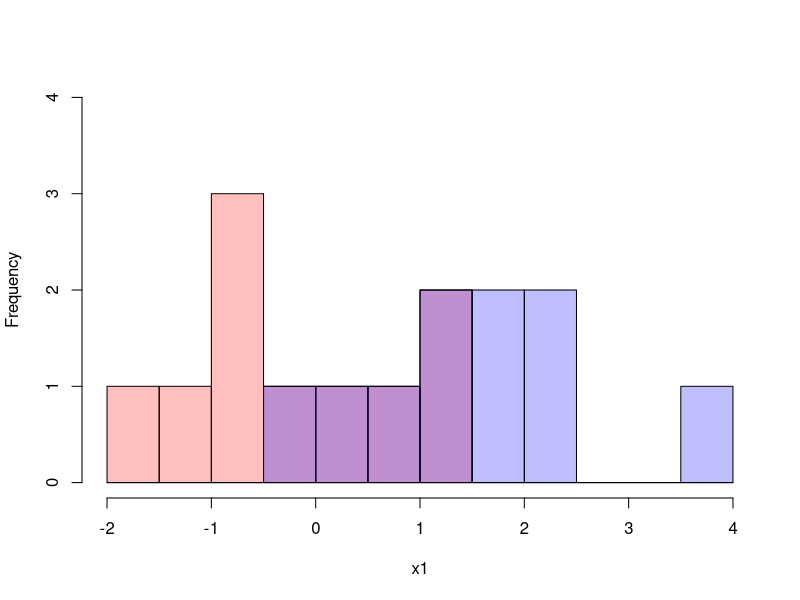
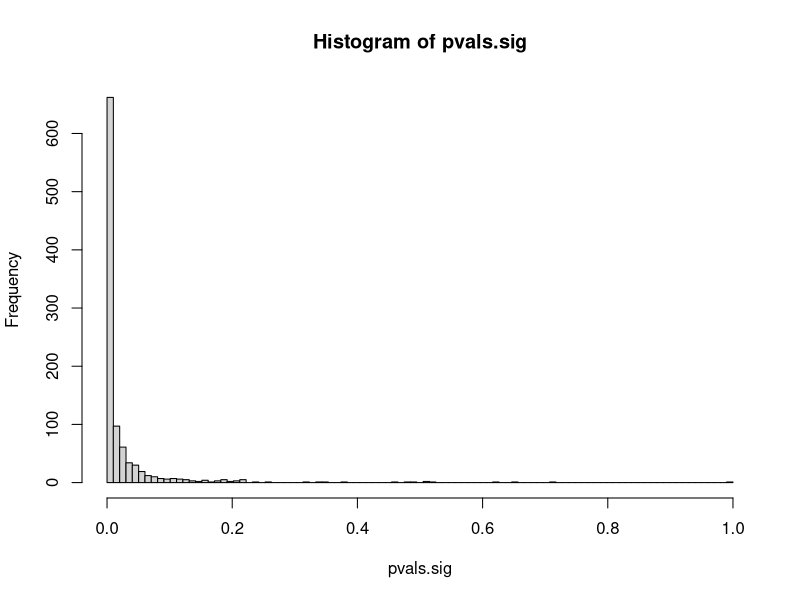
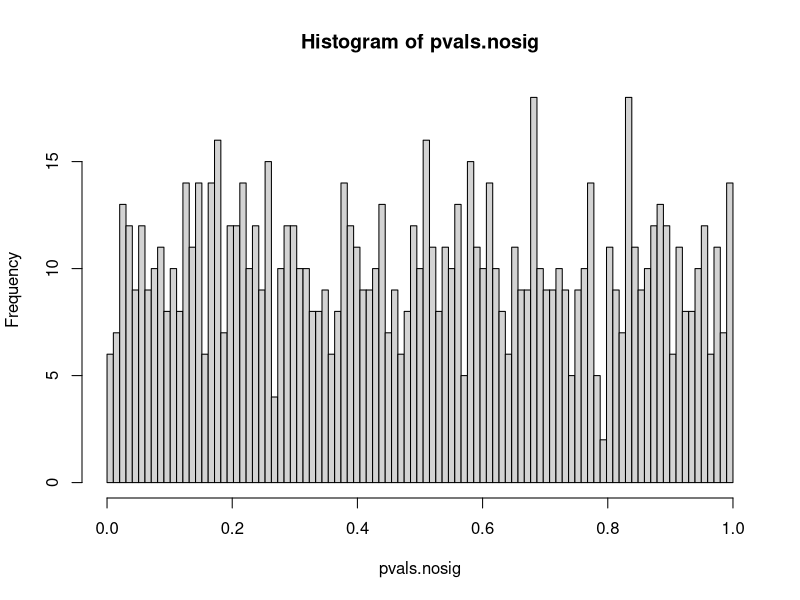
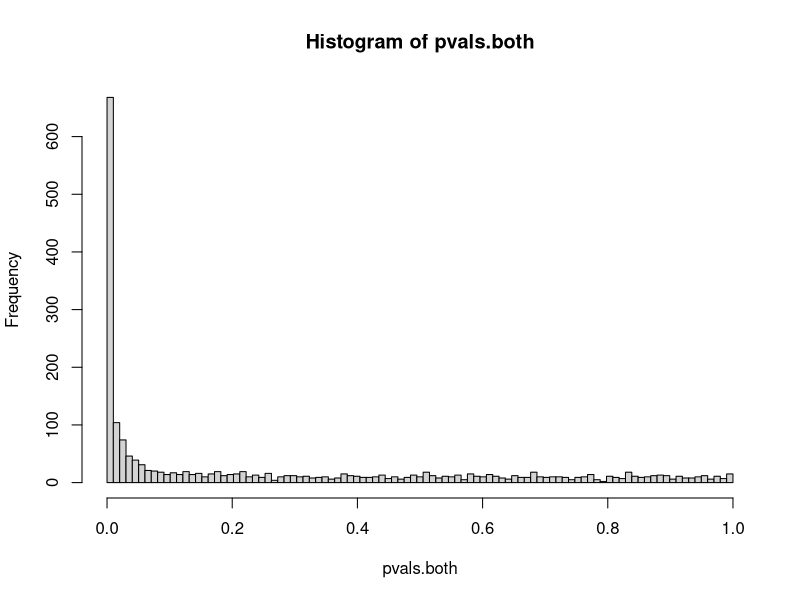

Recreate these plots in R, in order.
## ---- chunk 1
knitr::opts_chunk$set(echo = FALSE)
#2024
## ---- chunk 2

x1 = rnorm(n=10, m=0, sd=1)
x2 = rnorm(n=10, m=1.5, sd=1)

print(x1)
print(x2)


## ---- chunk 3

#use h0 to get the proper range
h0 = hist(c(x1, x2), breaks=10, plot=F)
h1 = hist(x1, breaks=h0$breaks, plot=F)
h2 = hist(x2, breaks=h0$breaks, plot=F)
plot(h1, col=rgb(1, 0, 0, .25), ylim=c(0, max(h0$counts)), main="")
plot(h2, col=rgb(0, 0, 1, .25), add=T)


## ---- chunk 4
  res = t.test(x1, x2)
  print(res)
  
  
## ---- chunk 5
  testSignal = function(...){
    x1 = rnorm(n=10, m=0, sd=1)
    x2 = rnorm(n=10, m=1.5, sd=1)
    res = t.test(x1, x2)
    res$p.value
  }

  N=1000
  pvals.sig = sapply(1:N, testSignal)
  hist(pvals.sig, breaks = seq(0,1, length=100))
 
  #how many results have a pval < 0.05?
  sum(pvals.sig < 0.05)
 
## ---- chunk 6
    x1 = rnorm(n=10, m=0, sd=1)
    x2 = rnorm(n=10, m=0, sd=1)
    res = t.test(x1, x2)
    print(res)
    
## ---- chunk 7
  testNoSignal = function(...){
    x1 = rnorm(n=10, m=0, sd=1)
    x2 = rnorm(n=10, m=0, sd=1)
    res = t.test(x1, x2)
    res$p.value
  }
  pvals.nosig = sapply(1:N, testNoSignal)
  hist(pvals.nosig, breaks = seq(0,1, length=100))
 
  #how many results have a pval < 0.05?
  n1 = sum(pvals.nosig < 0.05)
  print(n1)
## ---- chunk 8
  pvals.both = c(pvals.sig, pvals.nosig)
  hist(pvals.both, breaks=seq(0, 1, length=100))

## ---- chunk 9
qvals.both = p.adjust(pvals.both, method="fdr")
n1 = sum(qvals.both < 0.05)
n2 = sum(qvals.both[1:N] < 0.05)
n3 = sum(qvals.both[-(1:N)] < 0.05)
## ---- chunk 10

#return the numbers of true/false positives when selecting from 
#unadjusted, bonferroni, FDR
checkSignificance = function(N1 = 1000, N2 = 10000, alpha=0.05){
  pvals.sig = sapply(1:N1, testSignal)
  pvals.nosig = sapply(1:N2, testNoSignal)
  pvals.both = c(pvals.sig, pvals.nosig)  
  qvals.both = p.adjust(pvals.both, method="fdr")  
    
  c(
    N1=N1, N2=N2, 
    TP.unadj=sum(pvals.sig < alpha), 
    FP.unadj=sum(pvals.nosig < alpha),
    TP.bn=sum(pvals.sig < alpha/(N1+N2)), 
    FP.bn=sum(pvals.nosig < alpha/(N1+N2)), 
    TP.fdr=sum(qvals.both[1:N1] < alpha), 
    FP.fdr=sum(qvals.both[-(1:N1)] < alpha)
  ) 
}
 

 
## ---- chunk 11

  rbind(
    checkSignificance(1000, 1000, 0.05),
    checkSignificance(1000, 5000, 0.05),
    checkSignificance(1000, 10000, 0.05),
    checkSignificance(1000, 20000, 0.05)  
  )

